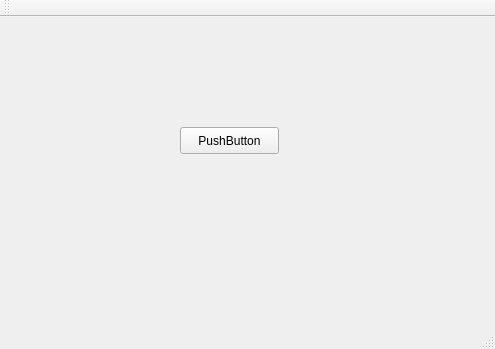
<?xml version="1.0" encoding="UTF-8"?>
<ui version="4.0">
 <class>MainWindow</class>
 <widget class="QMainWindow" name="MainWindow">
  <property name="geometry">
   <rect>
    <x>0</x>
    <y>0</y>
    <width>495</width>
    <height>349</height>
   </rect>
  </property>
  <property name="windowTitle">
   <string>MainWindow</string>
  </property>
  <widget class="QWidget" name="centralWidget">
   <widget class="QPushButton" name="pushButton">
    <property name="geometry">
     <rect>
      <x>180</x>
      <y>110</y>
      <width>99</width>
      <height>27</height>
     </rect>
    </property>
    <property name="text">
     <string>PushButton</string>
    </property>
   </widget>
  </widget>
  <widget class="QMenuBar" name="menuBar">
   <property name="geometry">
    <rect>
     <x>0</x>
     <y>0</y>
     <width>495</width>
     <height>31</height>
    </rect>
   </property>
  </widget>
  <widget class="QToolBar" name="mainToolBar">
   <attribute name="toolBarArea">
    <enum>TopToolBarArea</enum>
   </attribute>
   <attribute name="toolBarBreak">
    <bool>false</bool>
   </attribute>
  </widget>
  <widget class="QStatusBar" name="statusBar"/>
 </widget>
 <layoutdefault spacing="6" margin="11"/>
 <resources/>
 <connections/>
</ui>
